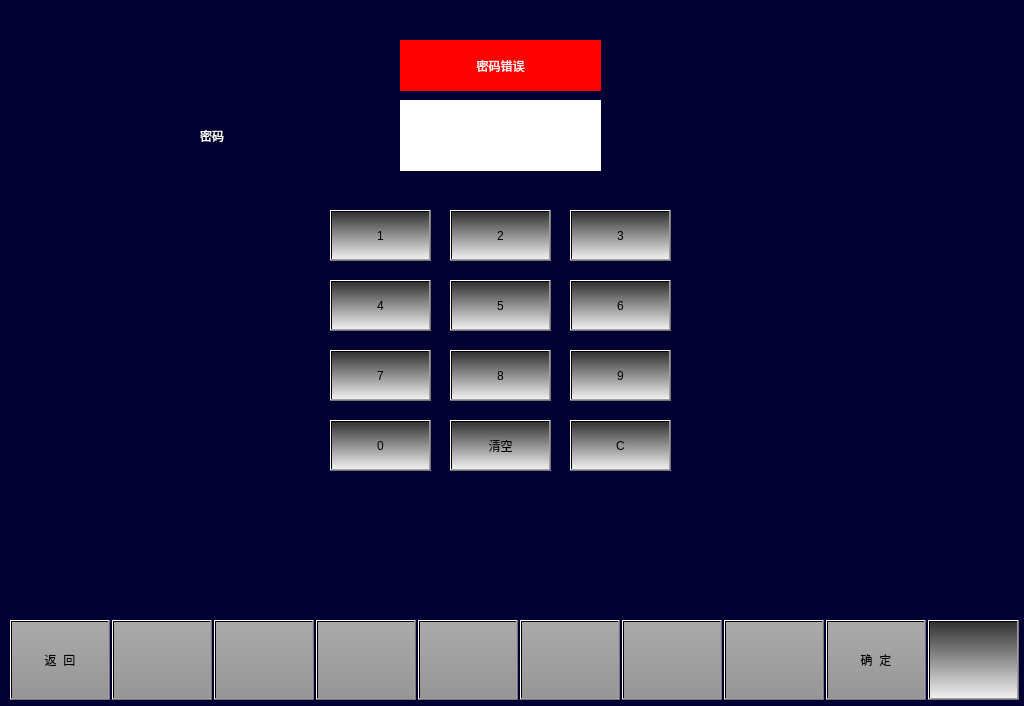
<?xml version="1.0" encoding="UTF-8"?>
<ui version="4.0">
 <class>PasswordPage</class>
 <widget class="QWidget" name="PasswordPage">
  <property name="geometry">
   <rect>
    <x>0</x>
    <y>0</y>
    <width>1024</width>
    <height>706</height>
   </rect>
  </property>
  <property name="windowTitle">
   <string>Form</string>
  </property>
  <property name="styleSheet">
   <string notr="true">QWidget
{
	background-color:rgb(0,0,50);
}QPushButton
{
font: 20px, &quot;微软雅黑&quot;;
color: black;
background:qlineargradient(spread:pad,x1:0,y1:0,x2:0,y2:1,stop:0 rgba(50,50,50,255),stop:1 rgba(240,240,240,255));
}
</string>
  </property>
  <widget class="QPushButton" name="BTNNumClear">
   <property name="geometry">
    <rect>
     <x>450</x>
     <y>420</y>
     <width>101</width>
     <height>51</height>
    </rect>
   </property>
   <property name="focusPolicy">
    <enum>Qt::NoFocus</enum>
   </property>
   <property name="styleSheet">
    <string notr="true"/>
   </property>
   <property name="text">
    <string>清空</string>
   </property>
  </widget>
  <widget class="QPushButton" name="BTNNum2">
   <property name="geometry">
    <rect>
     <x>450</x>
     <y>210</y>
     <width>101</width>
     <height>51</height>
    </rect>
   </property>
   <property name="focusPolicy">
    <enum>Qt::NoFocus</enum>
   </property>
   <property name="styleSheet">
    <string notr="true"/>
   </property>
   <property name="text">
    <string>2</string>
   </property>
  </widget>
  <widget class="QPushButton" name="BTNNum5">
   <property name="geometry">
    <rect>
     <x>450</x>
     <y>280</y>
     <width>101</width>
     <height>51</height>
    </rect>
   </property>
   <property name="focusPolicy">
    <enum>Qt::NoFocus</enum>
   </property>
   <property name="styleSheet">
    <string notr="true"/>
   </property>
   <property name="text">
    <string>5</string>
   </property>
  </widget>
  <widget class="QPushButton" name="BTNNum7">
   <property name="geometry">
    <rect>
     <x>330</x>
     <y>350</y>
     <width>101</width>
     <height>51</height>
    </rect>
   </property>
   <property name="focusPolicy">
    <enum>Qt::NoFocus</enum>
   </property>
   <property name="styleSheet">
    <string notr="true"/>
   </property>
   <property name="text">
    <string>7</string>
   </property>
  </widget>
  <widget class="QPushButton" name="BTN9OK">
   <property name="geometry">
    <rect>
     <x>826</x>
     <y>620</y>
     <width>100</width>
     <height>80</height>
    </rect>
   </property>
   <property name="focusPolicy">
    <enum>Qt::NoFocus</enum>
   </property>
   <property name="styleSheet">
    <string notr="true">	font: 20px, &quot;微软雅黑&quot;;
    color: black;
	transparent;background:qlineargradient(spread:pad,x1:0,y1:0,x2:0,y2:1,stop:0 rgba(170,170,170,255),stop:1 rgba(150,150,150,255));
</string>
   </property>
   <property name="text">
    <string>确  定</string>
   </property>
  </widget>
  <widget class="QPushButton" name="BTNNum8">
   <property name="geometry">
    <rect>
     <x>450</x>
     <y>350</y>
     <width>101</width>
     <height>51</height>
    </rect>
   </property>
   <property name="focusPolicy">
    <enum>Qt::NoFocus</enum>
   </property>
   <property name="styleSheet">
    <string notr="true"/>
   </property>
   <property name="text">
    <string>8</string>
   </property>
  </widget>
  <widget class="QPushButton" name="BTN3">
   <property name="geometry">
    <rect>
     <x>214</x>
     <y>620</y>
     <width>100</width>
     <height>80</height>
    </rect>
   </property>
   <property name="focusPolicy">
    <enum>Qt::NoFocus</enum>
   </property>
   <property name="styleSheet">
    <string notr="true">	font: 20px, &quot;微软雅黑&quot;;
    color: black;
	transparent;background:qlineargradient(spread:pad,x1:0,y1:0,x2:0,y2:1,stop:0 rgba(170,170,170,255),stop:1 rgba(150,150,150,255));
</string>
   </property>
   <property name="text">
    <string/>
   </property>
  </widget>
  <widget class="QPushButton" name="BTNNum0">
   <property name="geometry">
    <rect>
     <x>330</x>
     <y>420</y>
     <width>101</width>
     <height>51</height>
    </rect>
   </property>
   <property name="focusPolicy">
    <enum>Qt::NoFocus</enum>
   </property>
   <property name="styleSheet">
    <string notr="true"/>
   </property>
   <property name="text">
    <string>0</string>
   </property>
  </widget>
  <widget class="QLabel" name="lbl_worryPassword">
   <property name="geometry">
    <rect>
     <x>400</x>
     <y>40</y>
     <width>201</width>
     <height>51</height>
    </rect>
   </property>
   <property name="styleSheet">
    <string notr="true">background-color: rgb(255, 0, 0);
color: rgb(255, 255, 255);
font: 28px, &quot;微软雅黑&quot;;</string>
   </property>
   <property name="text">
    <string>密码错误</string>
   </property>
   <property name="alignment">
    <set>Qt::AlignCenter</set>
   </property>
  </widget>
  <widget class="QPushButton" name="BTN1back">
   <property name="geometry">
    <rect>
     <x>10</x>
     <y>620</y>
     <width>100</width>
     <height>80</height>
    </rect>
   </property>
   <property name="focusPolicy">
    <enum>Qt::NoFocus</enum>
   </property>
   <property name="styleSheet">
    <string notr="true">font: 20px, &quot;微软雅黑&quot;;color: black;transparent;background:qlineargradient(spread:pad,x1:0,y1:0,x2:0,y2:1,stop:0 rgba(170,170,170,255),stop:1 rgba(150,150,150,255));</string>
   </property>
   <property name="text">
    <string>返  回</string>
   </property>
  </widget>
  <widget class="QPushButton" name="BTNNum6">
   <property name="geometry">
    <rect>
     <x>570</x>
     <y>280</y>
     <width>101</width>
     <height>51</height>
    </rect>
   </property>
   <property name="focusPolicy">
    <enum>Qt::NoFocus</enum>
   </property>
   <property name="styleSheet">
    <string notr="true"/>
   </property>
   <property name="text">
    <string>6</string>
   </property>
  </widget>
  <widget class="QPushButton" name="BTN4">
   <property name="geometry">
    <rect>
     <x>316</x>
     <y>620</y>
     <width>100</width>
     <height>80</height>
    </rect>
   </property>
   <property name="focusPolicy">
    <enum>Qt::NoFocus</enum>
   </property>
   <property name="styleSheet">
    <string notr="true">	font: 20px, &quot;微软雅黑&quot;;
    color: black;
	transparent;background:qlineargradient(spread:pad,x1:0,y1:0,x2:0,y2:1,stop:0 rgba(170,170,170,255),stop:1 rgba(150,150,150,255));
</string>
   </property>
   <property name="text">
    <string/>
   </property>
  </widget>
  <widget class="QPushButton" name="BTNNum3">
   <property name="geometry">
    <rect>
     <x>570</x>
     <y>210</y>
     <width>101</width>
     <height>51</height>
    </rect>
   </property>
   <property name="focusPolicy">
    <enum>Qt::NoFocus</enum>
   </property>
   <property name="styleSheet">
    <string notr="true"/>
   </property>
   <property name="text">
    <string>3</string>
   </property>
  </widget>
  <widget class="QLabel" name="LBLInputpassword">
   <property name="geometry">
    <rect>
     <x>400</x>
     <y>100</y>
     <width>201</width>
     <height>71</height>
    </rect>
   </property>
   <property name="styleSheet">
    <string notr="true">font: 28px, &quot;微软雅黑&quot;;
color: black;
background-color:white;</string>
   </property>
   <property name="text">
    <string/>
   </property>
   <property name="alignment">
    <set>Qt::AlignCenter</set>
   </property>
  </widget>
  <widget class="QPushButton" name="BTNHome">
   <property name="geometry">
    <rect>
     <x>928</x>
     <y>620</y>
     <width>91</width>
     <height>80</height>
    </rect>
   </property>
   <property name="focusPolicy">
    <enum>Qt::NoFocus</enum>
   </property>
   <property name="styleSheet">
    <string notr="true">border-image: url(:/images/image/Home.png);</string>
   </property>
   <property name="text">
    <string/>
   </property>
  </widget>
  <widget class="QPushButton" name="BTN5">
   <property name="geometry">
    <rect>
     <x>418</x>
     <y>620</y>
     <width>100</width>
     <height>80</height>
    </rect>
   </property>
   <property name="focusPolicy">
    <enum>Qt::NoFocus</enum>
   </property>
   <property name="styleSheet">
    <string notr="true">	font: 20px, &quot;微软雅黑&quot;;
    color: black;
	transparent;background:qlineargradient(spread:pad,x1:0,y1:0,x2:0,y2:1,stop:0 rgba(170,170,170,255),stop:1 rgba(150,150,150,255));
</string>
   </property>
   <property name="text">
    <string/>
   </property>
  </widget>
  <widget class="QPushButton" name="BTN6">
   <property name="geometry">
    <rect>
     <x>520</x>
     <y>620</y>
     <width>100</width>
     <height>80</height>
    </rect>
   </property>
   <property name="focusPolicy">
    <enum>Qt::NoFocus</enum>
   </property>
   <property name="styleSheet">
    <string notr="true">	font: 20px, &quot;微软雅黑&quot;;
    color: black;
	transparent;background:qlineargradient(spread:pad,x1:0,y1:0,x2:0,y2:1,stop:0 rgba(170,170,170,255),stop:1 rgba(150,150,150,255));
</string>
   </property>
   <property name="text">
    <string/>
   </property>
  </widget>
  <widget class="QPushButton" name="BTNNum9">
   <property name="geometry">
    <rect>
     <x>570</x>
     <y>350</y>
     <width>101</width>
     <height>51</height>
    </rect>
   </property>
   <property name="focusPolicy">
    <enum>Qt::NoFocus</enum>
   </property>
   <property name="styleSheet">
    <string notr="true"/>
   </property>
   <property name="text">
    <string>9</string>
   </property>
  </widget>
  <widget class="QPushButton" name="BTNNum1">
   <property name="geometry">
    <rect>
     <x>330</x>
     <y>210</y>
     <width>101</width>
     <height>51</height>
    </rect>
   </property>
   <property name="focusPolicy">
    <enum>Qt::NoFocus</enum>
   </property>
   <property name="styleSheet">
    <string notr="true"/>
   </property>
   <property name="text">
    <string>1</string>
   </property>
  </widget>
  <widget class="QPushButton" name="BTN8">
   <property name="geometry">
    <rect>
     <x>724</x>
     <y>620</y>
     <width>100</width>
     <height>80</height>
    </rect>
   </property>
   <property name="focusPolicy">
    <enum>Qt::NoFocus</enum>
   </property>
   <property name="styleSheet">
    <string notr="true">	font: 20px, &quot;微软雅黑&quot;;
    color: black;
	transparent;background:qlineargradient(spread:pad,x1:0,y1:0,x2:0,y2:1,stop:0 rgba(170,170,170,255),stop:1 rgba(150,150,150,255));
</string>
   </property>
   <property name="text">
    <string/>
   </property>
  </widget>
  <widget class="QPushButton" name="BTN7">
   <property name="geometry">
    <rect>
     <x>622</x>
     <y>620</y>
     <width>100</width>
     <height>80</height>
    </rect>
   </property>
   <property name="focusPolicy">
    <enum>Qt::NoFocus</enum>
   </property>
   <property name="styleSheet">
    <string notr="true">	font: 20px, &quot;微软雅黑&quot;;
    color: black;
	transparent;background:qlineargradient(spread:pad,x1:0,y1:0,x2:0,y2:1,stop:0 rgba(170,170,170,255),stop:1 rgba(150,150,150,255));
</string>
   </property>
   <property name="text">
    <string/>
   </property>
  </widget>
  <widget class="QLabel" name="label">
   <property name="geometry">
    <rect>
     <x>200</x>
     <y>100</y>
     <width>71</width>
     <height>71</height>
    </rect>
   </property>
   <property name="styleSheet">
    <string notr="true">font: 28px, &quot;微软雅黑&quot;;
color: white;</string>
   </property>
   <property name="text">
    <string>密码</string>
   </property>
  </widget>
  <widget class="QPushButton" name="BTN2">
   <property name="geometry">
    <rect>
     <x>112</x>
     <y>620</y>
     <width>100</width>
     <height>80</height>
    </rect>
   </property>
   <property name="focusPolicy">
    <enum>Qt::NoFocus</enum>
   </property>
   <property name="styleSheet">
    <string notr="true">font: 20px, &quot;微软雅黑&quot;;color: black;transparent;background:qlineargradient(spread:pad,x1:0,y1:0,x2:0,y2:1,stop:0 rgba(170,170,170,255),stop:1 rgba(150,150,150,255));</string>
   </property>
   <property name="text">
    <string/>
   </property>
  </widget>
  <widget class="QPushButton" name="BTNNum4">
   <property name="geometry">
    <rect>
     <x>330</x>
     <y>280</y>
     <width>101</width>
     <height>51</height>
    </rect>
   </property>
   <property name="focusPolicy">
    <enum>Qt::NoFocus</enum>
   </property>
   <property name="styleSheet">
    <string notr="true"/>
   </property>
   <property name="text">
    <string>4</string>
   </property>
  </widget>
  <widget class="QPushButton" name="BTNNumC">
   <property name="geometry">
    <rect>
     <x>570</x>
     <y>420</y>
     <width>101</width>
     <height>51</height>
    </rect>
   </property>
   <property name="focusPolicy">
    <enum>Qt::NoFocus</enum>
   </property>
   <property name="styleSheet">
    <string notr="true"/>
   </property>
   <property name="text">
    <string>C</string>
   </property>
  </widget>
 </widget>
 <resources/>
 <connections/>
</ui>
